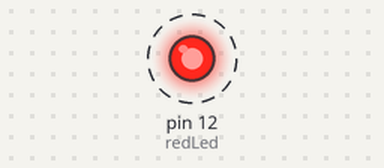
Recording of a sketch running on a simulated Arduino Uno, built with avr-gcc and run on an emulated ATmega328P. On the bench: output pins drawn as LEDs (lit = HIGH). Dashed ring = blinking.

Above: at 0.5 s.
Timing chart, 0 to 4.6 s (numbered marks = the images above):
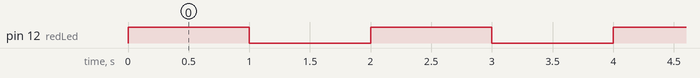

Measured:
- by itself, pin 12 (redLed): alternates HIGH for 1.0 s and LOW for 1.0 s

The sketch:

ledblink1.ino
```cpp
int redLed = 12;

void setup() {
  pinMode(redLed,OUTPUT);
}

void loop() {
  digitalWrite(redLed,HIGH);
  delay(1000);
  digitalWrite(redLed,LOW);
  delay(1000);
}
```
